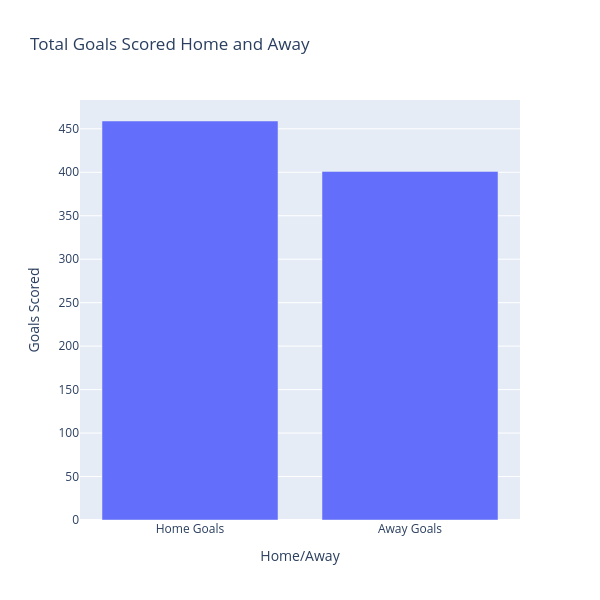

The cell this chart's notebook holds for it:
### Markdown cell above
### Home vs Away

### Code cell
# Bar chart comparing Home and Away Team scores
home_away_goals = (
    data_new.clone()
    .select(['Home Goals', 'Away Goals'])
    .select(pl.sum('Home Goals', 'Away Goals'))
    .unpivot(on=cs.numeric(), variable_name="Home/Away", value_name="Goals Scored")
)

fig = px.bar(data_frame=home_away_goals, x="Home/Away", y="Goals Scored", title="Total Goals Scored Home and Away")

fig.update_layout(
    autosize=False,
    width=600,
    height=600,
)

### Figure 1 — Plotly figure (JSON) as saved in the notebook; plotly's stock layout.template omitted (floating-point values rounded to 4 significant figures)
{"data": [{"hovertemplate": "Home/Away=%{x}<br>Goals Scored=%{y}<extra></extra>", "legendgroup": "", "marker": {"color": "#636efa", "pattern": {"shape": ""}}, "name": "", "orientation": "v", "showlegend": false, "textposition": "auto", "type": "bar", "x": ["Home Goals", "Away Goals"], "xaxis": "x", "y": [459, 401], "yaxis": "y"}], "layout": {"autosize": false, "barmode": "relative", "height": 600, "legend": {"tracegroupgap": 0}, "title": {"text": "Total Goals Scored Home and Away"}, "width": 600, "xaxis": {"anchor": "y", "domain": [0, 1], "title": {"text": "Home/Away"}}, "yaxis": {"anchor": "x", "domain": [0, 1], "title": {"text": "Goals Scored"}}}}
